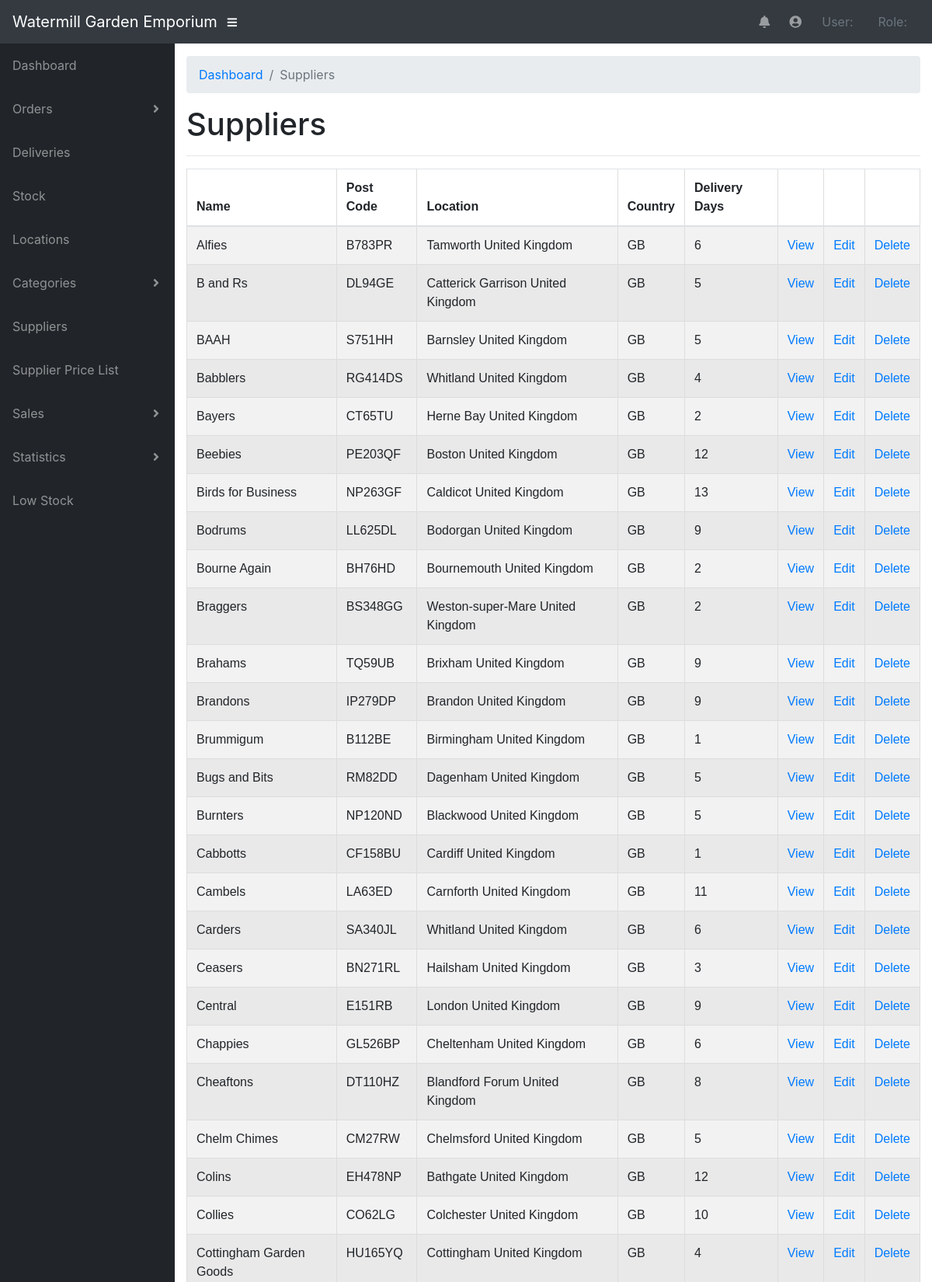
The page /pages/supplier.php (upper part) on the database its author committed.
### tables this page shows
CREATE TABLE IF NOT EXISTS supplier (
  supplierName varchar(255) NOT NULL,
  postalCode varchar(10) NOT NULL,
  location varchar(255) NOT NULL,
  country varchar(20) NOT NULL,
  deliveryDays int(11) NOT NULL,
  PRIMARY KEY (postalCode));

### private/functions.php (called while the page is built, shortened)
<?php
	function url_for($script_path) {
	  if($script_path[0] != '/') {
	    $script_path = "/" . $script_path;
	  }
	  return WWW_ROOT . $script_path;
	}
	function u($string="") {
		return urlencode($string);
	}
	function h($string="") {
		return htmlspecialchars($string);
	}
?>

### private/query_functions.php (called while the page is built, shortened)
<?php
    function find_all_suppliers() {
        global $db;
        $sql = "SELECT * FROM supplier ";
        $sql .= "ORDER BY supplierName ASC";
        $result = mysqli_query($db, $sql);
        return $result;
    }
?>

### public/pages/supplier.php (the view, shortened to what this page needs)
<?php
  $subject_set = find_all_suppliers();
?>
<?php include(SHARED_PATH . '/header.php'); ?>
<div id="content-wrapper">
      <div class="container-fluid">
        <ol class="breadcrumb">
          <li class="breadcrumb-item">
            <a href="<?php echo url_for('index.php'); ?>">Dashboard</a>
          </li>
          <li class="breadcrumb-item active">Suppliers</li>
        </ol>
        <h1>Suppliers</h1>
        <hr>
      </div>
      <div class="container">
        <table class="table table-striped">
                <thead>
                  <tr>
                    <th>Name</th>
                    <th>Post Code</th>
                    <th>Location</th>
                    <th>Country</th>
                    <th>Delivery Days</th>
                    <th></th>
                    <th></th>
                    <th></th>
                  </tr>
                </thead>
            <tbody>
            <?php while($page = mysqli_fetch_assoc($subject_set)) { ?>
              <tr>
                <td><?php echo h($page['supplierName']); ?></td>
                <td><?php echo h($page['postalCode']); ?></td>
                <td><?php echo h($page['location']); ?></td>
                <td><?php echo h($page['country']); ?></td>
                <td><?php echo h($page['deliveryDays']); ?></td>
                <td><a class="action" href="<?php echo url_for('/pages/show.php?id=' . h(u($page['id']))); ?>">View</a></td>
                <td><a class="action" href="<?php echo url_for('/pages/edit.php?id=' . h(u($page['id']))); ?>">Edit</a></td>
                <td><a class="action" href="">Delete</a></td>
              </tr>
            <?php } ?>
            </tbody>
          </table>
      </div>
</div>
</div>
<?php include(SHARED_PATH . '/footer.php'); ?>

### rows shown on the page
supplier: supplierName "Alfies", postalCode "B783PR", location "Tamworth United Kingdom", country "GB", deliveryDays "6"
supplier: supplierName "B and Rs", postalCode "DL94GE", location "Catterick Garrison United Kingdom", country "GB", deliveryDays "5"
supplier: supplierName "BAAH", postalCode "S751HH", location "Barnsley United Kingdom", country "GB", deliveryDays "5"
supplier: supplierName "Babblers", postalCode "RG414DS", location "Whitland United Kingdom", country "GB", deliveryDays "4"
supplier: supplierName "Bayers", postalCode "CT65TU", location "Herne Bay United Kingdom", country "GB", deliveryDays "2"
supplier: supplierName "Beebies", postalCode "PE203QF", location "Boston United Kingdom", country "GB", deliveryDays "12"
supplier: supplierName "Birds for Business", postalCode "NP263GF", location "Caldicot United Kingdom", country "GB", deliveryDays "13"
supplier: supplierName "Bodrums", postalCode "LL625DL", location "Bodorgan United Kingdom", country "GB", deliveryDays "9"
supplier: supplierName "Bourne Again", postalCode "BH76HD", location "Bournemouth United Kingdom", country "GB", deliveryDays "2"
supplier: supplierName "Braggers", postalCode "BS348GG", location "Weston-super-Mare United Kingdom", country "GB", deliveryDays "2"
supplier: supplierName "Brahams", postalCode "TQ59UB", location "Brixham United Kingdom", country "GB", deliveryDays "9"
supplier: supplierName "Brandons", postalCode "IP279DP", location "Brandon United Kingdom", country "GB", deliveryDays "9"
supplier: supplierName "Brummigum", postalCode "B112BE", location "Birmingham United Kingdom", country "GB", deliveryDays "1"
supplier: supplierName "Bugs and Bits", postalCode "RM82DD", location "Dagenham United Kingdom", country "GB", deliveryDays "5"
supplier: supplierName "Burnters", postalCode "NP120ND", location "Blackwood United Kingdom", country "GB", deliveryDays "5"
supplier: supplierName "Cabbotts", postalCode "CF158BU", location "Cardiff United Kingdom", country "GB", deliveryDays "1"
supplier: supplierName "Cambels", postalCode "LA63ED", location "Carnforth United Kingdom", country "GB", deliveryDays "11"
supplier: supplierName "Carders", postalCode "SA340JL", location "Whitland United Kingdom", country "GB", deliveryDays "6"
supplier: supplierName "Ceasers", postalCode "BN271RL", location "Hailsham United Kingdom", country "GB", deliveryDays "3"
supplier: supplierName "Central", postalCode "E151RB", location "London United Kingdom", country "GB", deliveryDays "9"
supplier: supplierName "Chappies", postalCode "GL526BP", location "Cheltenham United Kingdom", country "GB", deliveryDays "6"
supplier: supplierName "Cheaftons", postalCode "DT110HZ", location "Blandford Forum United Kingdom", country "GB", deliveryDays "8"
supplier: supplierName "Chelm Chimes", postalCode "CM27RW", location "Chelmsford United Kingdom", country "GB", deliveryDays "5"
supplier: supplierName "Colins", postalCode "EH478NP", location "Bathgate United Kingdom", country "GB", deliveryDays "12"
supplier: supplierName "Collies", postalCode "CO62LG", location "Colchester United Kingdom", country "GB", deliveryDays "10"
supplier: supplierName "Cottingham Garden Goods", postalCode "HU165YQ", location "Cottingham United Kingdom", country "GB", deliveryDays "4"
